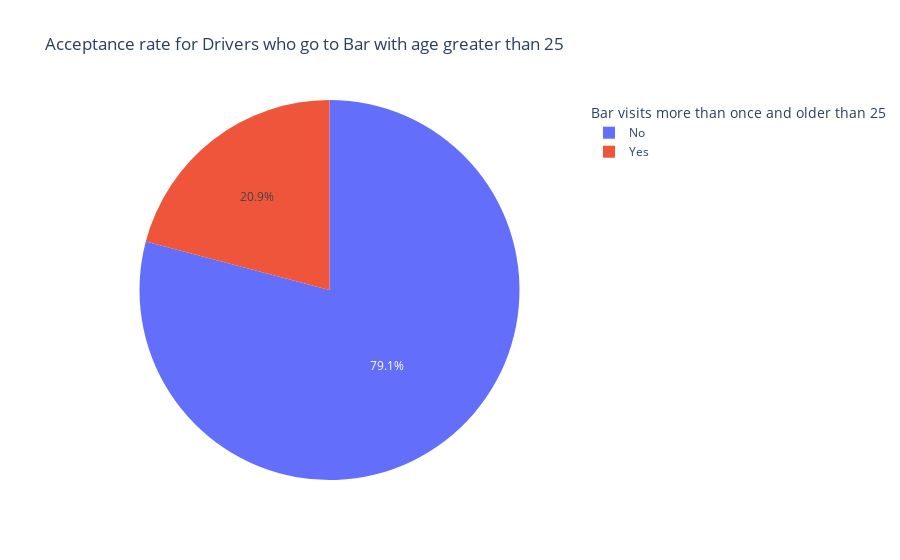

This figure's notebook cell:
### Code cell
# Graph for Acceptance rate of drivers who go to bar more than once and age greater than 25
bar_25_pie = px.pie(barcoupon_data.groupby('Bar_Age_25_Status')['age'].count().reset_index()       
       , title='Acceptance rate for Drivers who go to Bar with age greater than 25'
       , values='age'
       , names='Bar_Age_25_Status').update_layout(legend={'title':'Bar visits more than once and older than 25'})
bar_25_pie.show()

### Figure 1 — Plotly figure (JSON) as saved in the notebook; plotly's stock layout.template omitted (floating-point values rounded to 4 significant figures)
{"data": [{"domain": {"x": [0, 1], "y": [0, 1]}, "hovertemplate": "Bar_Age_25_Status=%{label}<br>age=%{value}<extra></extra>", "labels": ["No", "Yes"], "legendgroup": "", "name": "", "showlegend": true, "type": "pie", "values": [1590, 420]}], "layout": {"legend": {"title": {"text": "Bar visits more than once and older than 25"}, "tracegroupgap": 0}, "title": {"text": "Acceptance rate for Drivers who go to Bar with age greater than 25"}}}
